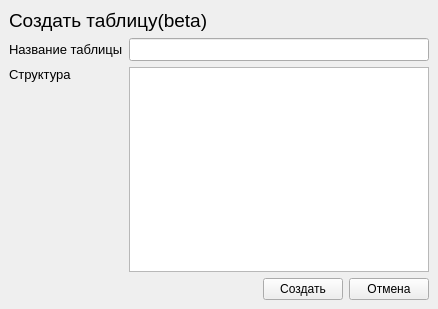
<?xml version="1.0" encoding="UTF-8"?>
<ui version="4.0">
 <class>MainWindow</class>
 <widget class="QMainWindow" name="MainWindow">
  <property name="geometry">
   <rect>
    <x>0</x>
    <y>0</y>
    <width>438</width>
    <height>309</height>
   </rect>
  </property>
  <property name="windowTitle">
   <string>MainWindow</string>
  </property>
  <widget class="QWidget" name="centralwidget">
   <layout class="QVBoxLayout" name="verticalLayout">
    <item>
     <widget class="QLabel" name="label">
      <property name="font">
       <font>
        <family>Arial</family>
        <pointsize>14</pointsize>
       </font>
      </property>
      <property name="text">
       <string>Создать таблицу(beta)</string>
      </property>
      <property name="alignment">
       <set>Qt::AlignLeading|Qt::AlignLeft|Qt::AlignTop</set>
      </property>
     </widget>
    </item>
    <item>
     <layout class="QFormLayout" name="formLayout">
      <item row="0" column="0">
       <widget class="QLabel" name="label_2">
        <property name="font">
         <font>
          <pointsize>10</pointsize>
         </font>
        </property>
        <property name="text">
         <string>Название таблицы</string>
        </property>
       </widget>
      </item>
      <item row="0" column="1">
       <widget class="QLineEdit" name="tableNameE">
        <property name="font">
         <font>
          <pointsize>10</pointsize>
         </font>
        </property>
       </widget>
      </item>
      <item row="2" column="1">
       <widget class="QPlainTextEdit" name="textEditE"/>
      </item>
      <item row="2" column="0">
       <widget class="QLabel" name="label_3">
        <property name="font">
         <font>
          <pointsize>10</pointsize>
         </font>
        </property>
        <property name="text">
         <string>Структура</string>
        </property>
        <property name="alignment">
         <set>Qt::AlignLeading|Qt::AlignLeft|Qt::AlignTop</set>
        </property>
       </widget>
      </item>
     </layout>
    </item>
    <item>
     <layout class="QHBoxLayout" name="horizontalLayout">
      <item>
       <spacer name="horizontalSpacer">
        <property name="orientation">
         <enum>Qt::Horizontal</enum>
        </property>
        <property name="sizeHint" stdset="0">
         <size>
          <width>40</width>
          <height>20</height>
         </size>
        </property>
       </spacer>
      </item>
      <item>
       <widget class="QPushButton" name="createBtn">
        <property name="minimumSize">
         <size>
          <width>80</width>
          <height>0</height>
         </size>
        </property>
        <property name="text">
         <string>Создать</string>
        </property>
       </widget>
      </item>
      <item>
       <widget class="QPushButton" name="cansBtn">
        <property name="minimumSize">
         <size>
          <width>80</width>
          <height>0</height>
         </size>
        </property>
        <property name="text">
         <string>Отмена</string>
        </property>
       </widget>
      </item>
     </layout>
    </item>
   </layout>
  </widget>
 </widget>
 <resources/>
 <connections/>
</ui>
